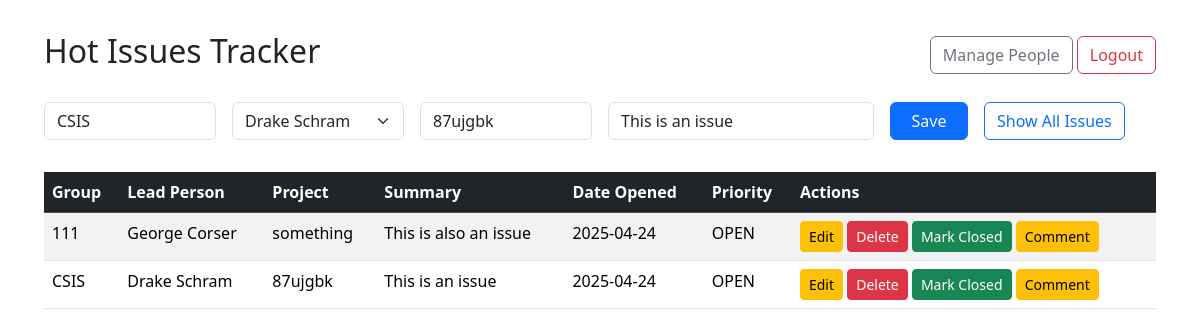
/index.php?edit=2 (signed in), run on the app's committed database.
### tables this page shows
CREATE TABLE `iss_issues` (
  `id` int(11) NOT NULL,
  `short_description` varchar(255) NOT NULL,
  `lead_person` int(11) NOT NULL,
  `open_date` date NOT NULL,
  `close_date` date NOT NULL,
  `priority` varchar(255) NOT NULL,
  `org` varchar(255) NOT NULL,
  `project` varchar(255) NOT NULL,
  `per_id` int(11) NOT NULL
);

CREATE TABLE `iss_persons` (
  `id` int(11) NOT NULL,
  `fname` varchar(255) NOT NULL,
  `lname` varchar(255) NOT NULL,
  `email` varchar(255) NOT NULL,
  `pwd_hash` varchar(255) NOT NULL,
  `pwd_salt` varchar(255) NOT NULL,
  `admin` tinyint(1) NOT NULL
);

### index.php (the view, shortened to what this page needs)
<?php
$pdo = DB::connect();
$peopleStmt = $pdo->query("SELECT id, fname, lname FROM iss_persons ORDER BY fname, lname");
$people = $peopleStmt->fetchAll(PDO::FETCH_ASSOC);
$showAll = $_SESSION['show_all_issues'] ?? false;
function getPersonName($people, $id) {
  foreach ($people as $person) {
    if ($person['id'] == $id) {
      return $person['fname'] . ' ' . $person['lname'];
    }
  }
  return '[Unknown]';
}
$editIssue = null;
if (isset($_GET['edit'])) {
  $stmt = $pdo->prepare("SELECT * FROM iss_issues WHERE id = ?");
  $stmt->execute([$_GET['edit']]);
  $editIssue = $stmt->fetch(PDO::FETCH_ASSOC);
}
$issuesStmt = $pdo->prepare(
  $showAll ? "SELECT * FROM iss_issues ORDER BY id DESC" : "SELECT * FROM iss_issues WHERE priority = 'OPEN' ORDER BY id DESC"
);
$issuesStmt->execute();
$issues = $issuesStmt->fetchAll(PDO::FETCH_ASSOC);
?>
<!DOCTYPE html>
<html lang="en">
<head>
  <link href="https://cdn.jsdelivr.net/npm/bootstrap@5.3.2/dist/css/bootstrap.min.css" rel="stylesheet">
</head>
<body>
<div class="container">
  <div class="d-flex justify-content-between align-items-center mb-4">
    <h2>Hot Issues Tracker</h2>
    <div>
      <a href="people.php" class="btn btn-outline-secondary">Manage People</a>
      <a href="logout.php" class="btn btn-outline-danger">Logout</a>
    </div>
  </div>
  <div class="form-section">
    <form method="POST">
      <div class="row g-3">
        <div class="col-md-2">
          <input type="text" name="group" class="form-control" placeholder="Group" required value="<?= $editIssue['org'] ?? '' ?>">
        </div>
        <div class="col-md-2">
          <select name="lead_person" class="form-select" required>
            <?php foreach ($people as $person): ?>
              <?php
                $selected = isset($editIssue['lead_person']) && $editIssue['lead_person'] == $person['id'] ? 'selected' : '';
                $name = htmlspecialchars($person['fname'] . ' ' . $person['lname']);
              ?>
              <option value="<?= $person['id'] ?>" <?= $selected ?>><?= $name ?></option>
            <?php endforeach; ?>
          </select>
        </div>
        <div class="col-md-2">
          <input type="text" name="project" class="form-control" placeholder="Project" required value="<?= $editIssue['project'] ?? '' ?>">
        </div>
        <div class="col-md-3">
          <input type="text" name="summary" class="form-control" placeholder="Short Summary" required value="<?= $editIssue['short_description'] ?? '' ?>">
        </div>
        <div class="col-md-1">
          <button type="submit" class="btn btn-primary w-100">Save</button>
        </div>
        <div class="col-md-2">
          <a href="?toggle_filter=1" class="btn btn-outline-primary">
            <?= $showAll ? "Show Open Issues" : "Show All Issues" ?>
          </a>
        </div>
      </div>
    </form>
  </div>
  <table class="table table-striped">
    <thead class="table-dark">
      <tr>
        <th>Group</th>
        <th>Lead Person</th>
        <th>Project</th>
        <th>Summary</th>
        <th>Date Opened</th>
        <th>Priority</th>
        <th>Actions</th>
      </tr>
    </thead>
    <tbody>
      <?php foreach ($issues as $issue): ?>
        <?php
          $canEdit = $_SESSION['is_admin'] || $issue['per_id'] == $_SESSION['user_id'];
          $canMarkClosed = $_SESSION['is_admin'] && $issue['priority'] == 'OPEN';
          $editClass = $canEdit ? 'btn-warning' : 'btn-secondary disabled-link';
          $deleteClass = $canEdit ? 'btn-danger' : 'btn-secondary disabled-link';
          $closeClass = $canMarkClosed ? 'btn-success' : 'btn-secondary disabled-link';
        ?>
        <tr>
          <td><?= htmlspecialchars($issue['org']) ?></td>
          <td><?= htmlspecialchars(getPersonName($people, $issue['per_id'])) ?></td>
          <td><?= htmlspecialchars($issue['project']) ?></td>
          <td><?= htmlspecialchars($issue['short_description']) ?></td>
          <td><?= htmlspecialchars($issue['open_date']) ?></td>
          <td><?= htmlspecialchars($issue['priority']) ?></td>
          <td>
            <a href="<?= $canEdit ? "?edit={$issue['id']}" : "#" ?>" class="btn btn-sm <?= $editClass ?>">Edit</a>
            <a href="<?= $canEdit ? "?delete={$issue['id']}" : "#" ?>" class="btn btn-sm <?= $deleteClass ?>" onclick="<?= $canEdit ? "return confirm('Delete this issue?')" : "return false" ?>">Delete</a>
            <a href="<?= $canMarkClosed ? "?close={$issue['id']}" : "#" ?>" class="btn btn-sm <?= $closeClass ?>" onclick="<?= $canMarkClosed ? "return confirm('Mark this issue as closed?')" : "return false"?>">Mark Closed</a>
            <a href="comments.php?issue_id=<?= $issue['id'] ?>" class="btn btn-sm btn-warning">Comment</a>
          </td>
        </tr>
      <?php endforeach; ?>
    </tbody>
  </table>
</div>
</body>
</html>

### index.php (style rules this page uses)
body { padding: 2rem; }
.form-section { margin-bottom: 2rem; }

### data on the page
iss_issues: group "CSIS", project "87ujgbk", summary "This is an issue", org "CSIS", per.lname "Drake Schram", short_description "This is an issue", open_date "2025-04-24", priority "OPEN"
iss_issues: org "111", per.lname "George Corser", project "something", short_description "This is also an issue", open_date "2025-04-24", priority "OPEN"

### other printed values
form field lead_person "Drake Schram"
